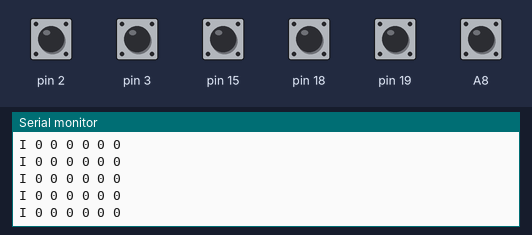
Bench run of a sketch on a simulated Arduino Mega 2560, built with avr-gcc and run on an emulated ATmega2560. Shown: the last lines printed to the serial monitor. The inputs (shaded band) are chosen by the test bench; at power-on: A8, pin 2, pin 3, pin 15, pin 18, pin 19 HIGH.

Above: at 1.2 s.
1.3 s: pin 2 pulled LOW for 0.15 s
At 1.31 s:
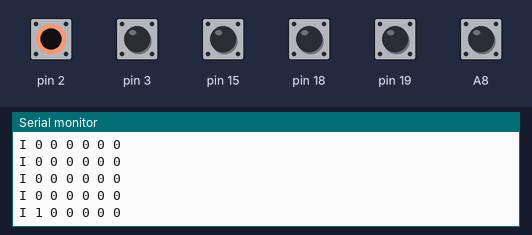
2.9 s: pin 3 pulled LOW for 0.15 s
At 2.91 s:
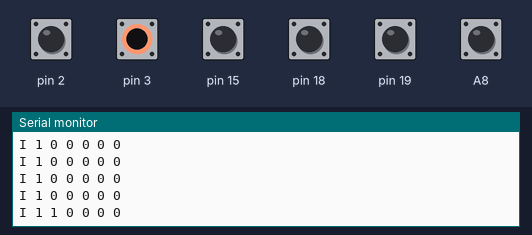
4.5 s: pin 15 pulled LOW for 0.15 s
At 4.51 s:
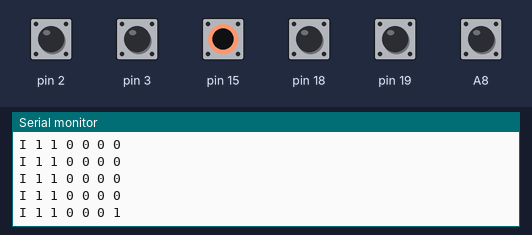
6.1 s: pin 18 pulled LOW for 0.15 s
At 6.11 s:
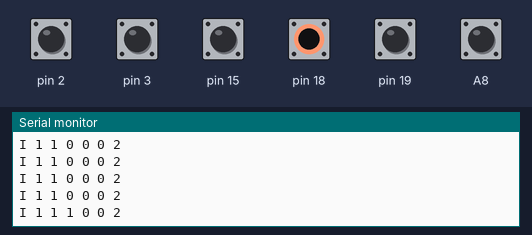
7.7 s: pin 19 pulled LOW for 0.15 s
At 7.71 s:
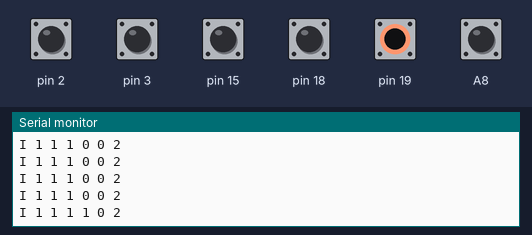
9.3 s: A8 pulled LOW for 0.15 s
At 9.31 s:
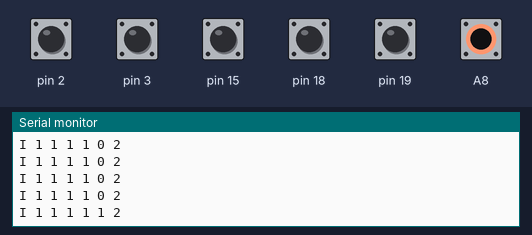
Timing chart, 0 to 11.9 s (numbered marks = the images above; inputs shaded):
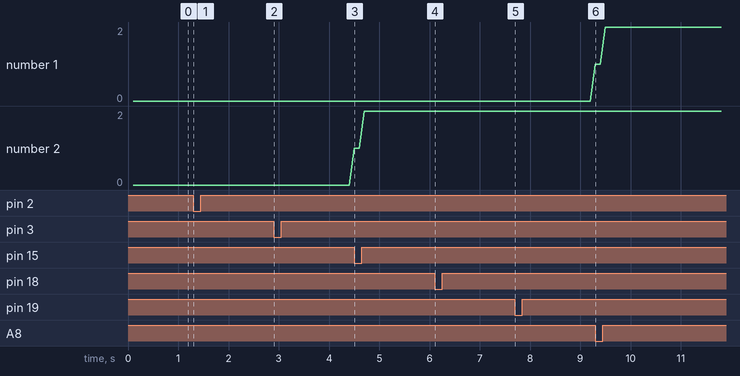

Measured:
- after the input at 1.3 s, the serial monitor: prints a new line at once (image 1)
- after the input at 2.9 s, the serial monitor: prints a new line at once (image 2)
- after the input at 4.5 s, the serial monitor: prints a new line at once (image 3)
- after the input at 6.1 s, the serial monitor: prints a new line at once (image 4)
- after the input at 7.7 s, the serial monitor: prints a new line at once (image 5)
- after the input at 9.3 s, the serial monitor: prints a new line at once (image 6)
- plotted number 2: 0 → 2 after the input at 4.5 s

The sketch:

mega-int.ino
```cpp
// Mega 2560: INT4 (D2), INT5 (D3), INT3 (D18), INT2 (D19) แบบ FALLING · PCINT16 (A8 = PK0) ทุกขอบ · PCINT9 (D15 = PJ0) ทุกขอบ
volatile unsigned int n2 = 0, n3 = 0, n18 = 0, n19 = 0, pk = 0, pj = 0;
void on2() { n2++; } void on3() { n3++; } void on18() { n18++; } void on19() { n19++; }
ISR(PCINT2_vect) { pk++; }
ISR(PCINT1_vect) { pj++; }
void setup() {
  Serial.begin(9600);
  const int ins[] = {2, 3, 18, 19, 15};
  for (int p : ins) pinMode(p, INPUT_PULLUP);
  pinMode(A8, INPUT_PULLUP);
  attachInterrupt(digitalPinToInterrupt(2), on2, FALLING);
  attachInterrupt(digitalPinToInterrupt(3), on3, FALLING);
  attachInterrupt(digitalPinToInterrupt(18), on18, FALLING);
  attachInterrupt(digitalPinToInterrupt(19), on19, FALLING);
  PCICR |= _BV(PCIE2) | _BV(PCIE1);
  PCMSK2 |= _BV(PCINT16);
  PCMSK1 |= _BV(PCINT9);
  Serial.println("ready");
}
void loop() {
  static unsigned long last = 0;
  if (millis() - last >= 100) {
    last = millis();
    noInterrupts(); unsigned int a = n2, b = n3, c = n18, d = n19, e = pk, f = pj; interrupts();
    Serial.print("I "); Serial.print(a); Serial.print(' '); Serial.print(b); Serial.print(' '); Serial.print(c); Serial.print(' '); Serial.print(d);
    Serial.print(' '); Serial.print(e); Serial.print(' '); Serial.println(f);
  }
}
```
